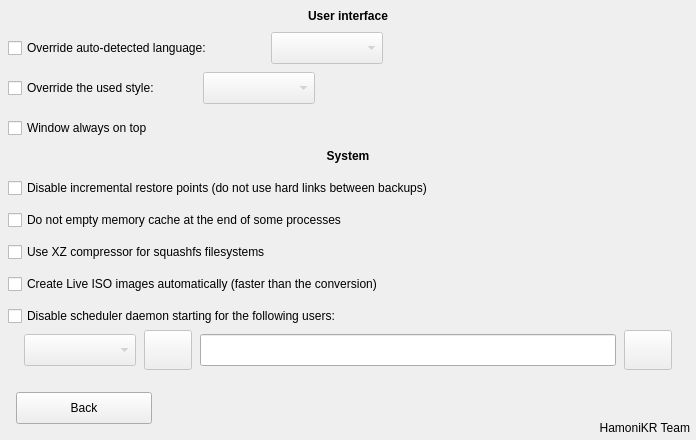
     <widget class="QWidget" name="settingspanel" native="true">
      <property name="geometry">
       <rect>
        <x>697</x>
        <y>1784</y>
        <width>696</width>
        <height>440</height>
       </rect>
      </property>
      <property name="autoFillBackground">
       <bool>true</bool>
      </property>
      <widget class="QLabel" name="label_43">
       <property name="geometry">
        <rect>
         <x>390</x>
         <y>416</y>
         <width>300</width>
         <height>24</height>
        </rect>
       </property>
       <property name="text">
        <string notr="true">HamoniKR Team</string>
       </property>
       <property name="alignment">
        <set>Qt::AlignRight|Qt::AlignTrailing|Qt::AlignVCenter</set>
       </property>
      </widget>
      <widget class="QPushButton" name="settingsback">
       <property name="geometry">
        <rect>
         <x>16</x>
         <y>392</y>
         <width>136</width>
         <height>32</height>
        </rect>
       </property>
       <property name="cursor">
        <cursorShape>PointingHandCursor</cursorShape>
       </property>
       <property name="text">
        <string>Back</string>
       </property>
       <property name="icon">
        <iconset resource="pictures.qrc">
         <normaloff>:/pictures/back.png</normaloff>:/pictures/back.png</iconset>
       </property>
       <property name="iconSize">
        <size>
         <width>13</width>
         <height>13</height>
        </size>
       </property>
      </widget>
      <widget class="QLabel" name="label_44">
       <property name="geometry">
        <rect>
         <x>0</x>
         <y>0</y>
         <width>696</width>
         <height>32</height>
        </rect>
       </property>
       <property name="font">
        <font>
         <weight>75</weight>
         <bold>true</bold>
        </font>
       </property>
       <property name="text">
        <string>User interface</string>
       </property>
       <property name="alignment">
        <set>Qt::AlignCenter</set>
       </property>
      </widget>
      <widget class="QComboBox" name="languages">
       <property name="enabled">
        <bool>false</bool>
       </property>
       <property name="geometry">
        <rect>
         <x>271</x>
         <y>32</y>
         <width>112</width>
         <height>32</height>
        </rect>
       </property>
       <property name="minimumSize">
        <size>
         <width>112</width>
         <height>32</height>
        </size>
       </property>
       <property name="cursor">
        <cursorShape>PointingHandCursor</cursorShape>
       </property>
       <property name="focusPolicy">
        <enum>Qt::NoFocus</enum>
       </property>
      </widget>
      <widget class="QComboBox" name="styles">
       <property name="enabled">
        <bool>false</bool>
       </property>
       <property name="geometry">
        <rect>
         <x>203</x>
         <y>72</y>
         <width>112</width>
         <height>32</height>
        </rect>
       </property>
       <property name="minimumSize">
        <size>
         <width>112</width>
         <height>32</height>
        </size>
       </property>
       <property name="cursor">
        <cursorShape>PointingHandCursor</cursorShape>
       </property>
       <property name="focusPolicy">
        <enum>Qt::NoFocus</enum>
       </property>
      </widget>
      <widget class="QCheckBox" name="alwaysontop">
       <property name="geometry">
        <rect>
         <x>8</x>
         <y>118</y>
         <width>182</width>
         <height>20</height>
        </rect>
       </property>
       <property name="cursor">
        <cursorShape>PointingHandCursor</cursorShape>
       </property>
       <property name="focusPolicy">
        <enum>Qt::NoFocus</enum>
       </property>
       <property name="text">
        <string>Window always on top</string>
       </property>
      </widget>
      <widget class="QLabel" name="label_45">
       <property name="geometry">
        <rect>
         <x>0</x>
         <y>140</y>
         <width>696</width>
         <height>32</height>
        </rect>
       </property>
       <property name="font">
        <font>
         <weight>75</weight>
         <bold>true</bold>
        </font>
       </property>
       <property name="text">
        <string>System</string>
       </property>
       <property name="alignment">
        <set>Qt::AlignCenter</set>
       </property>
      </widget>
      <widget class="QCheckBox" name="schedulerdisable">
       <property name="geometry">
        <rect>
         <x>8</x>
         <y>306</y>
         <width>426</width>
         <height>20</height>
        </rect>
       </property>
       <property name="cursor">
        <cursorShape>PointingHandCursor</cursorShape>
       </property>
       <property name="focusPolicy">
        <enum>Qt::NoFocus</enum>
       </property>
       <property name="text">
        <string>Disable scheduler daemon starting for the following users:</string>
       </property>
      </widget>
      <widget class="QCheckBox" name="usexzcompressor">
       <property name="geometry">
        <rect>
         <x>8</x>
         <y>242</y>
         <width>327</width>
         <height>20</height>
        </rect>
       </property>
       <property name="cursor">
        <cursorShape>PointingHandCursor</cursorShape>
       </property>
       <property name="focusPolicy">
        <enum>Qt::NoFocus</enum>
       </property>
       <property name="text">
        <string>Use XZ compressor for squashfs filesystems</string>
       </property>
      </widget>
      <widget class="QCheckBox" name="languageoverride">
       <property name="geometry">
        <rect>
         <x>8</x>
         <y>38</y>
         <width>259</width>
         <height>20</height>
        </rect>
       </property>
       <property name="cursor">
        <cursorShape>PointingHandCursor</cursorShape>
       </property>
       <property name="focusPolicy">
        <enum>Qt::NoFocus</enum>
       </property>
       <property name="text">
        <string>Override auto-detected language:</string>
       </property>
      </widget>
      <widget class="QCheckBox" name="styleoverride">
       <property name="geometry">
        <rect>
         <x>8</x>
         <y>78</y>
         <width>191</width>
         <height>20</height>
        </rect>
       </property>
       <property name="cursor">
        <cursorShape>PointingHandCursor</cursorShape>
       </property>
       <property name="focusPolicy">
        <enum>Qt::NoFocus</enum>
       </property>
       <property name="text">
        <string>Override the used style:</string>
       </property>
      </widget>
      <widget class="QCheckBox" name="incrementaldisable">
       <property name="geometry">
        <rect>
         <x>8</x>
         <y>178</y>
         <width>539</width>
         <height>20</height>
        </rect>
       </property>
       <property name="cursor">
        <cursorShape>PointingHandCursor</cursorShape>
       </property>
       <property name="focusPolicy">
        <enum>Qt::NoFocus</enum>
       </property>
       <property name="text">
        <string>Disable incremental restore points (do not use hard links between backups)</string>
       </property>
      </widget>
      <widget class="QLineEdit" name="schedulerusers">
       <property name="geometry">
        <rect>
         <x>200</x>
         <y>334</y>
         <width>416</width>
         <height>32</height>
        </rect>
       </property>
       <property name="focusPolicy">
        <enum>Qt::NoFocus</enum>
       </property>
       <property name="readOnly">
        <bool>true</bool>
       </property>
      </widget>
      <widget class="QComboBox" name="users">
       <property name="enabled">
        <bool>false</bool>
       </property>
       <property name="geometry">
        <rect>
         <x>24</x>
         <y>334</y>
         <width>112</width>
         <height>32</height>
        </rect>
       </property>
       <property name="cursor">
        <cursorShape>PointingHandCursor</cursorShape>
       </property>
       <property name="focusPolicy">
        <enum>Qt::NoFocus</enum>
       </property>
      </widget>
      <widget class="QPushButton" name="adduser">
       <property name="enabled">
        <bool>false</bool>
       </property>
       <property name="geometry">
        <rect>
         <x>144</x>
         <y>330</y>
         <width>48</width>
         <height>40</height>
        </rect>
       </property>
       <property name="cursor">
        <cursorShape>PointingHandCursor</cursorShape>
       </property>
       <property name="focusPolicy">
        <enum>Qt::NoFocus</enum>
       </property>
       <property name="icon">
        <iconset resource="pictures.qrc">
         <normaloff>:/pictures/rightarrow.png</normaloff>:/pictures/rightarrow.png</iconset>
       </property>
       <property name="iconSize">
        <size>
         <width>24</width>
         <height>22</height>
        </size>
       </property>
      </widget>
      <widget class="QPushButton" name="schedulerrefresh">
       <property name="enabled">
        <bool>false</bool>
       </property>
       <property name="geometry">
        <rect>
         <x>624</x>
         <y>330</y>
         <width>48</width>
         <height>40</height>
        </rect>
       </property>
       <property name="cursor">
        <cursorShape>PointingHandCursor</cursorShape>
       </property>
       <property name="focusPolicy">
        <enum>Qt::NoFocus</enum>
       </property>
       <property name="icon">
        <iconset resource="pictures.qrc">
         <normaloff>:/pictures/refresh.png</normaloff>:/pictures/refresh.png</iconset>
       </property>
       <property name="iconSize">
        <size>
         <width>23</width>
         <height>23</height>
        </size>
       </property>
      </widget>
      <widget class="QCheckBox" name="autoisocreate">
       <property name="geometry">
        <rect>
         <x>8</x>
         <y>274</y>
         <width>470</width>
         <height>20</height>
        </rect>
       </property>
       <property name="cursor">
        <cursorShape>PointingHandCursor</cursorShape>
       </property>
       <property name="focusPolicy">
        <enum>Qt::NoFocus</enum>
       </property>
       <property name="text">
        <string>Create Live ISO images automatically (faster than the conversion)</string>
       </property>
      </widget>
      <widget class="QCheckBox" name="cachemptydisable">
       <property name="geometry">
        <rect>
         <x>8</x>
         <y>210</y>
         <width>427</width>
         <height>20</height>
        </rect>
       </property>
       <property name="cursor">
        <cursorShape>PointingHandCursor</cursorShape>
       </property>
       <property name="focusPolicy">
        <enum>Qt::NoFocus</enum>
       </property>
       <property name="text">
        <string>Do not empty memory cache at the end of some processes</string>
       </property>
      </widget>
     </widget>
